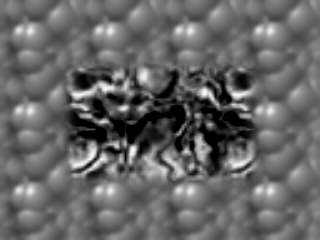
%> input picture ProblemSets/ps5/input/TestSeq/Shift0.png, 320 x 240 px
$ octave ps5.m   (GNU Octave 9; MATLAB toolbox functions it lacks are replaced by stand-ins)
%> lines starting %> are read from the running program, lines starting %| are printed output that depends on the picture
close all;
TestSeq(:,:,1) = imread(fullfile('input', 'TestSeq', 'Shift0.png'));
%> TestSeq is the input picture: size 240x320 uint8; min 0, max 253, mean 101.9
TestSeq(:,:,2) = imread(fullfile('input', 'TestSeq', 'ShiftR2.png'));
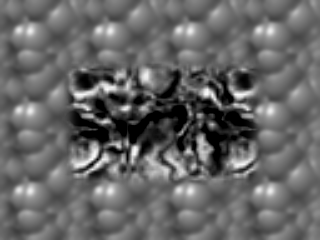
%> input picture ProblemSets/ps5/input/TestSeq/ShiftR2.png, 320 x 240 px
TestSeq(:,:,3) = imread(fullfile('input', 'TestSeq', 'ShiftR5U5.png'));
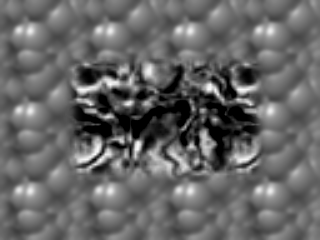
%> input picture ProblemSets/ps5/input/TestSeq/ShiftR5U5.png, 320 x 240 px
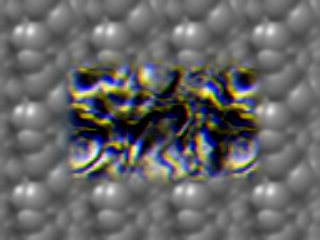
%> TestSeq: size 240x320x3 uint8; mean R, G, B 101.9, 101.9, 102
TestSeq(:,:,4) = imread(fullfile('input', 'TestSeq', 'ShiftR10.png'));
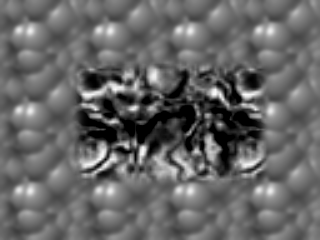
%> input picture ProblemSets/ps5/input/TestSeq/ShiftR10.png, 320 x 240 px
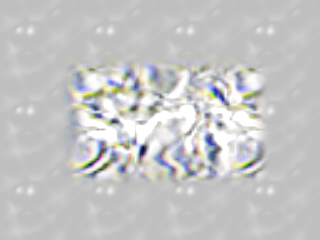
%> TestSeq: size 240x320x4 uint8; mean R, G, B, A 101.9, 101.9, 102, 102; transparent parts drawn white
TestSeq(:,:,5) = imread(fullfile('input', 'TestSeq', 'ShiftR20.png'));
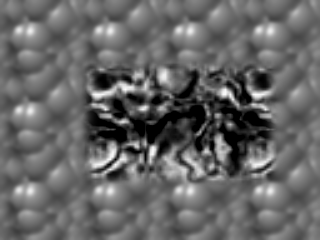
%> input picture ProblemSets/ps5/input/TestSeq/ShiftR20.png, 320 x 240 px
TestSeq(:,:,6) = imread(fullfile('input', 'TestSeq', 'ShiftR40.png'));
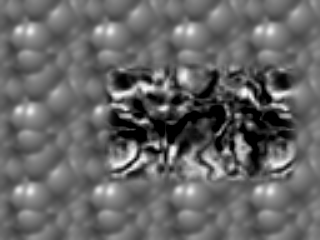
%> input picture ProblemSets/ps5/input/TestSeq/ShiftR40.png, 320 x 240 px

%> (the run ends here)
